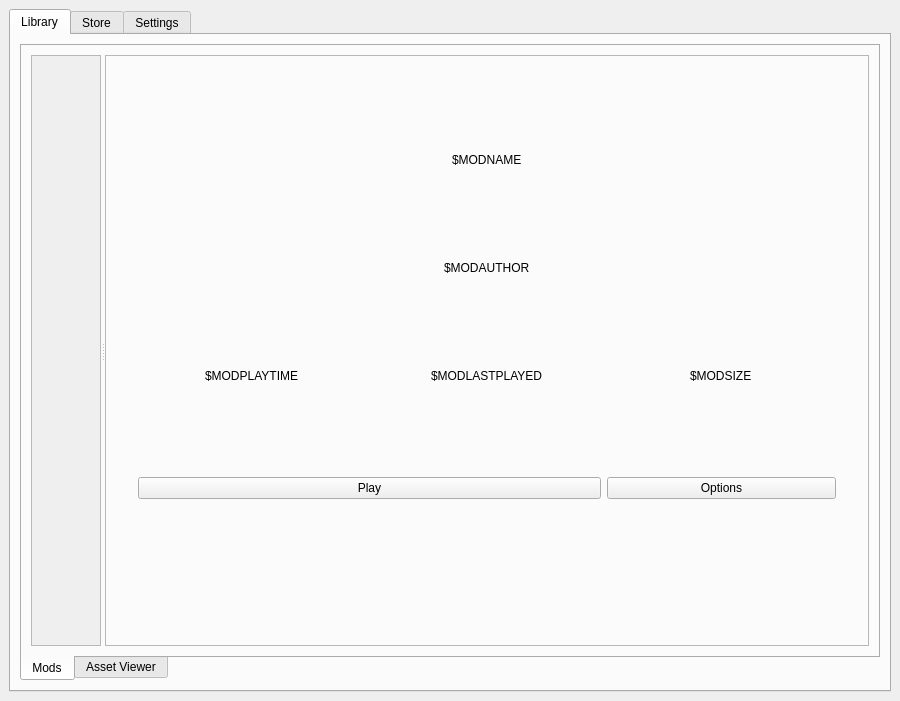
<?xml version="1.0" encoding="UTF-8"?>
<ui version="4.0">
 <class>MainWindow</class>
 <widget class="QMainWindow" name="MainWindow">
  <property name="geometry">
   <rect>
    <x>0</x>
    <y>0</y>
    <width>900</width>
    <height>701</height>
   </rect>
  </property>
  <property name="sizePolicy">
   <sizepolicy hsizetype="Preferred" vsizetype="Preferred">
    <horstretch>0</horstretch>
    <verstretch>0</verstretch>
   </sizepolicy>
  </property>
  <property name="windowTitle">
   <string>MainWindow</string>
  </property>
  <property name="dockOptions">
   <set>QMainWindow::AllowTabbedDocks|QMainWindow::AnimatedDocks</set>
  </property>
  <widget class="QWidget" name="centralwidget">
   <layout class="QGridLayout" name="gridLayout">
    <item row="0" column="1">
     <widget class="QTabWidget" name="tabWidget">
      <property name="sizePolicy">
       <sizepolicy hsizetype="Ignored" vsizetype="Expanding">
        <horstretch>0</horstretch>
        <verstretch>0</verstretch>
       </sizepolicy>
      </property>
      <property name="currentIndex">
       <number>0</number>
      </property>
      <widget class="QWidget" name="libraryTab">
       <attribute name="icon">
        <iconset>
         <normaloff>:/icons/bootstrap-icons/device-hdd.svg</normaloff>:/icons/bootstrap-icons/device-hdd.svg</iconset>
       </attribute>
       <attribute name="title">
        <string>Library</string>
       </attribute>
       <layout class="QGridLayout" name="gridLayout_2">
        <item row="0" column="0">
         <widget class="QTabWidget" name="libraryTabWidget">
          <property name="tabPosition">
           <enum>QTabWidget::South</enum>
          </property>
          <property name="tabShape">
           <enum>QTabWidget::Rounded</enum>
          </property>
          <property name="currentIndex">
           <number>0</number>
          </property>
          <widget class="QWidget" name="modsTab">
           <attribute name="title">
            <string>Mods</string>
           </attribute>
           <layout class="QGridLayout" name="gridLayout_3">
            <item row="1" column="0">
             <widget class="QSplitter" name="splitter">
              <property name="orientation">
               <enum>Qt::Horizontal</enum>
              </property>
              <widget class="QScrollArea" name="modLibraryScrollArea">
               <property name="widgetResizable">
                <bool>true</bool>
               </property>
               <widget class="QWidget" name="scrollAreaWidgetContents">
                <property name="geometry">
                 <rect>
                  <x>0</x>
                  <y>0</y>
                  <width>56</width>
                  <height>597</height>
                 </rect>
                </property>
                <layout class="QVBoxLayout" name="verticalLayout"/>
               </widget>
              </widget>
              <widget class="QFrame" name="modInfoFrame">
               <property name="acceptDrops">
                <bool>false</bool>
               </property>
               <property name="frameShape">
                <enum>QFrame::StyledPanel</enum>
               </property>
               <property name="frameShadow">
                <enum>QFrame::Raised</enum>
               </property>
               <property name="lineWidth">
                <number>1</number>
               </property>
               <layout class="QGridLayout" name="gridLayout_4">
                <property name="leftMargin">
                 <number>32</number>
                </property>
                <property name="rightMargin">
                 <number>32</number>
                </property>
                <property name="bottomMargin">
                 <number>16</number>
                </property>
                <item row="2" column="2" alignment="Qt::AlignHCenter">
                 <widget class="QLabel" name="modSizeLabel">
                  <property name="text">
                   <string>$MODSIZE</string>
                  </property>
                 </widget>
                </item>
                <item row="0" column="1" alignment="Qt::AlignHCenter">
                 <widget class="QLabel" name="modNameLabel">
                  <property name="sizePolicy">
                   <sizepolicy hsizetype="Preferred" vsizetype="Maximum">
                    <horstretch>0</horstretch>
                    <verstretch>0</verstretch>
                   </sizepolicy>
                  </property>
                  <property name="text">
                   <string>$MODNAME</string>
                  </property>
                 </widget>
                </item>
                <item row="2" column="0" alignment="Qt::AlignHCenter">
                 <widget class="QLabel" name="modPlaytimeLabel">
                  <property name="sizePolicy">
                   <sizepolicy hsizetype="Preferred" vsizetype="Maximum">
                    <horstretch>0</horstretch>
                    <verstretch>0</verstretch>
                   </sizepolicy>
                  </property>
                  <property name="text">
                   <string>$MODPLAYTIME</string>
                  </property>
                 </widget>
                </item>
                <item row="2" column="1" alignment="Qt::AlignHCenter">
                 <widget class="QLabel" name="modLastPlayedLabel">
                  <property name="text">
                   <string>$MODLASTPLAYED</string>
                  </property>
                 </widget>
                </item>
                <item row="1" column="1" alignment="Qt::AlignHCenter">
                 <widget class="QLabel" name="modAuthorLabel">
                  <property name="sizePolicy">
                   <sizepolicy hsizetype="Preferred" vsizetype="Maximum">
                    <horstretch>0</horstretch>
                    <verstretch>0</verstretch>
                   </sizepolicy>
                  </property>
                  <property name="text">
                   <string>$MODAUTHOR</string>
                  </property>
                  <property name="margin">
                   <number>0</number>
                  </property>
                  <property name="indent">
                   <number>-1</number>
                  </property>
                 </widget>
                </item>
                <item row="3" column="2">
                 <widget class="QPushButton" name="modOptionsButton">
                  <property name="text">
                   <string>Options</string>
                  </property>
                 </widget>
                </item>
                <item row="3" column="0" colspan="2">
                 <widget class="QPushButton" name="modPlayButton">
                  <property name="text">
                   <string>Play</string>
                  </property>
                 </widget>
                </item>
                <item row="4" column="1">
                 <spacer name="verticalSpacer">
                  <property name="orientation">
                   <enum>Qt::Vertical</enum>
                  </property>
                  <property name="sizeType">
                   <enum>QSizePolicy::Maximum</enum>
                  </property>
                  <property name="sizeHint" stdset="0">
                   <size>
                    <width>20</width>
                    <height>40</height>
                   </size>
                  </property>
                 </spacer>
                </item>
               </layout>
              </widget>
             </widget>
            </item>
           </layout>
          </widget>
          <widget class="QWidget" name="assetViewerTab">
           <attribute name="title">
            <string>Asset Viewer</string>
           </attribute>
          </widget>
         </widget>
        </item>
       </layout>
      </widget>
      <widget class="QWidget" name="storeTab">
       <attribute name="title">
        <string>Store</string>
       </attribute>
      </widget>
      <widget class="QWidget" name="settingsTab">
       <attribute name="title">
        <string>Settings</string>
       </attribute>
      </widget>
     </widget>
    </item>
   </layout>
  </widget>
 </widget>
 <resources>
  <include location="../resources/icons.qrc"/>
 </resources>
 <connections/>
</ui>
